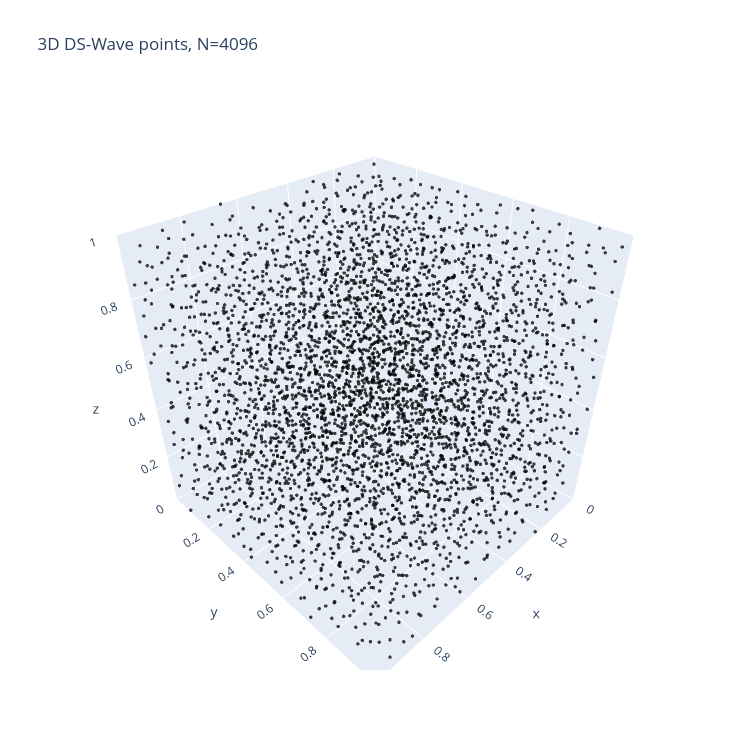

Notebook code for this chart:
### Code cell
if "points_3d" not in globals():
	print("Run the 3D point synthesis cell first.")
else:
	fig = go.Figure(
		data=[
			go.Scatter3d(
				x=points_3d[:, 0],
				y=points_3d[:, 1],
				z=points_3d[:, 2],
				mode="markers",
				marker=dict(
					size=2,
					color="black",
					opacity=0.75,
				),
			)
		]
	)

	fig.update_layout(
		title=f"3D DS-Wave points, N={n_points_3d}",
		scene=dict(
			xaxis=dict(range=[0, 1], title="x"),
			yaxis=dict(range=[0, 1], title="y"),
			zaxis=dict(range=[0, 1], title="z"),
			aspectmode="cube",
		),
		width=750,
		height=750,
	)

	fig.show()

### Figure 1 — Plotly figure (JSON) as saved in the notebook; plotly's stock layout.template omitted (floating-point values rounded to 4 significant figures; data arrays with more than 128 entries replaced by an {"elided": "..."} marker saying what was removed)
{"data": [{"marker": {"color": "black", "opacity": 0.75, "size": 2}, "mode": "markers", "type": "scatter3d", "x": {"elided": "4096 float values"}, "y": {"elided": "4096 float values"}, "z": {"elided": "4096 float values"}}], "layout": {"height": 750, "scene": {"aspectmode": "cube", "xaxis": {"range": [0, 1], "title": {"text": "x"}}, "yaxis": {"range": [0, 1], "title": {"text": "y"}}, "zaxis": {"range": [0, 1], "title": {"text": "z"}}}, "title": {"text": "3D DS-Wave points, N=4096"}, "width": 750}}
